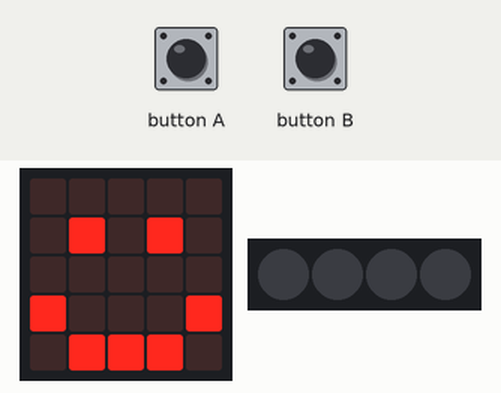
Simulated run of this program. Board: BBC micro:bit (MakeCode). Parts: the board's 5×5 LED display, 4 RGB LEDs in strip order, left to right. The inputs (shaded band) are chosen by the test bench. Dim RGB values are drawn brighter than linear.

Above: at 0.1 s.
1.9 s: button A pressed for 0.15 s
At 2.5 s:
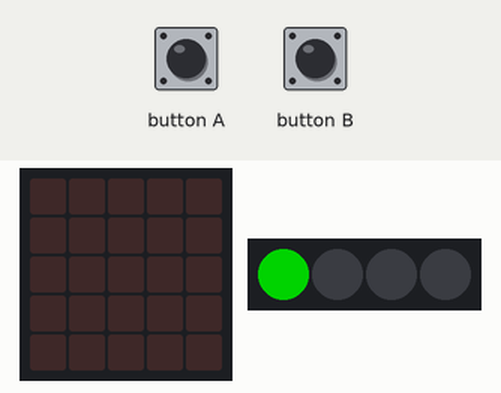
At 5.2 s:
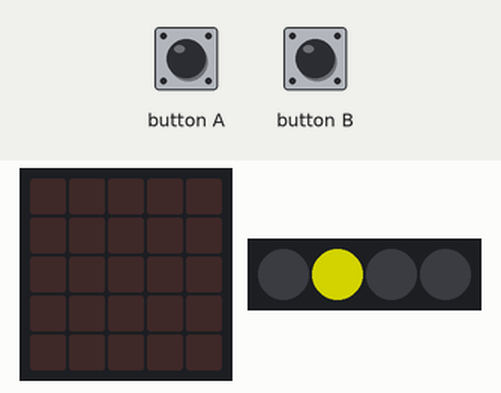
Timing chart, 0 to 9.6 s (numbered marks = the images above; inputs shaded):
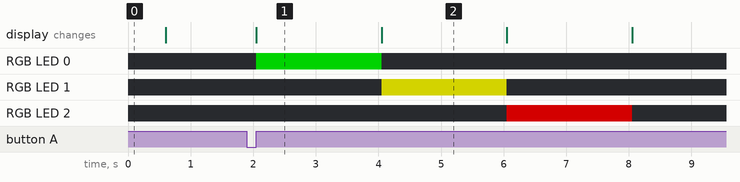

The program:

main.ts
```typescript
// (licence header left out)
// variables
let neopixelStrip: neopixel.Strip = null

// setting up the lights
basic.clearScreen()
neopixelStrip = neopixel.create(DigitalPin.P16, 4, NeoPixelMode.RGB)
neopixelStrip.setPixelColor(0, neopixel.colors(NeoPixelColors.Black))
neopixelStrip.setPixelColor(1, neopixel.colors(NeoPixelColors.Black))
neopixelStrip.setPixelColor(2, neopixel.colors(NeoPixelColors.Black))
neopixelStrip.setPixelColor(3, neopixel.colors(NeoPixelColors.Black))
neopixelStrip.show()
basic.showIcon(IconNames.Happy)

// running the traffic lights
basic.clearScreen()
input.onButtonPressed(Button.A, function () {

    // turning on green traffic light
    neopixelStrip.setPixelColor(0, neopixel.colors(NeoPixelColors.Green))
    neopixelStrip.show()
    basic.pause(2000)

    // turning off green traffic light
    neopixelStrip.setPixelColor(0, neopixel.colors(NeoPixelColors.Black))
    neopixelStrip.show()

    // turning on yellow light
    neopixelStrip.setPixelColor(1, neopixel.colors(NeoPixelColors.Yellow))
    neopixelStrip.show()
    basic.pause(2000)

    // turning off yellow light
    neopixelStrip.setPixelColor(1, neopixel.colors(NeoPixelColors.Black))
    neopixelStrip.show()

    // turning on red light
    neopixelStrip.setPixelColor(2, neopixel.colors(NeoPixelColors.Red))
    neopixelStrip.show()
    basic.pause(2000)

    // turning off red light
    neopixelStrip.setPixelColor(2, neopixel.colors(NeoPixelColors.Black))
    neopixelStrip.show()
})

// resetting the traffic lights
basic.clearScreen()
input.onButtonPressed(Button.B, function () {
    neopixelStrip = neopixel.create(DigitalPin.P16, 4, NeoPixelMode.RGB)
    neopixelStrip.setPixelColor(0, neopixel.colors(NeoPixelColors.Black))
    neopixelStrip.setPixelColor(1, neopixel.colors(NeoPixelColors.Black))
    neopixelStrip.setPixelColor(2, neopixel.colors(NeoPixelColors.Black))
    neopixelStrip.setPixelColor(3, neopixel.colors(NeoPixelColors.Black))
    neopixelStrip.show()
})
```

Measured:
- after the input at 1.9 s, RGB LED 0: off → RGB(0, 127, 0) after 0.15 s, → off 2.0 s later; RGB LED 1: off → RGB(127, 127, 0) after 2.2 s, → off 2.0 s later; RGB LED 2: off → RGB(127, 0, 0) after 4.2 s, → off 2.0 s later
- what the display in image 1 shows lasts 2.0 s, from 2.1 s to 4.1 s
